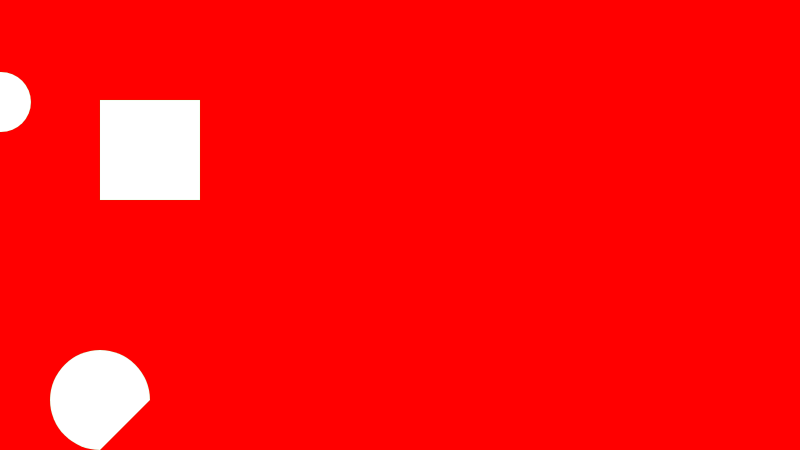
Frame 1 (no input)
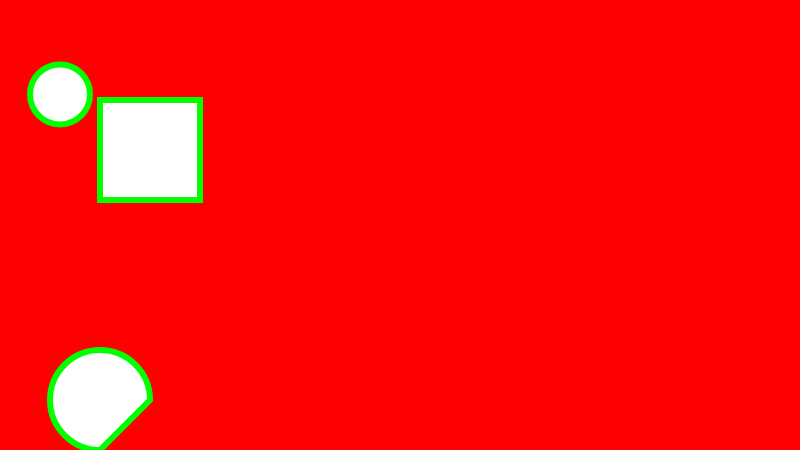
Frame 60 (no input)
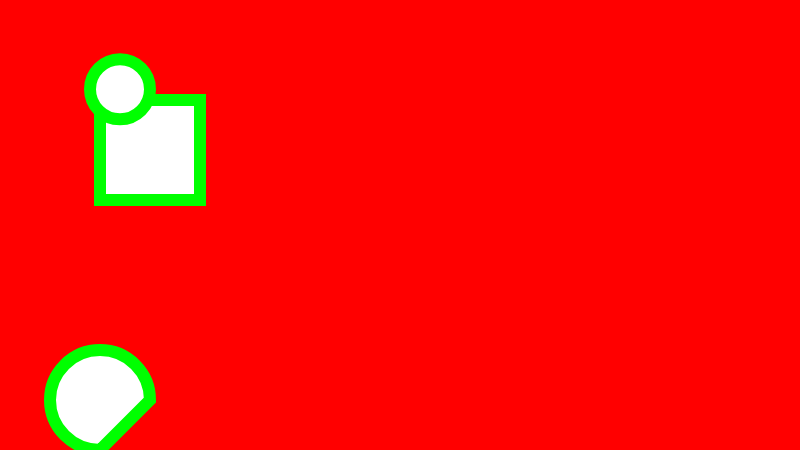
Frame 120 (the mouse pressed at the canvas centre since frame 60)

The p5.js sketch that drew these frames (run headless with seeded random() and noise() and a simulated clock; from frame 60 on, the mouse is pressed at the canvas centre):

// p5.js sketch
// ── sketch.js
// afc_03
// Dima Konev
// September 12 2018

function setup() {
    createCanvas(800, 450);

}

var s = 0;
var a = 1;

function draw() {
    s += a;
    if (s > 800) {
        a = -a;
    }
    if (s == 0) {
        a = -a;
    }
    background(255, 0, 0);
    stroke(0,255,0);
    strokeWeight(s * 0.1);
    arc(100, 400, 100, 100, HALF_PI, TWO_PI, CHORD);
    rect(100, 100, 100, 100);
    ellipse(s, 100 + Math.sin(s * 0.1) * 20, 60, 60);
    
}
